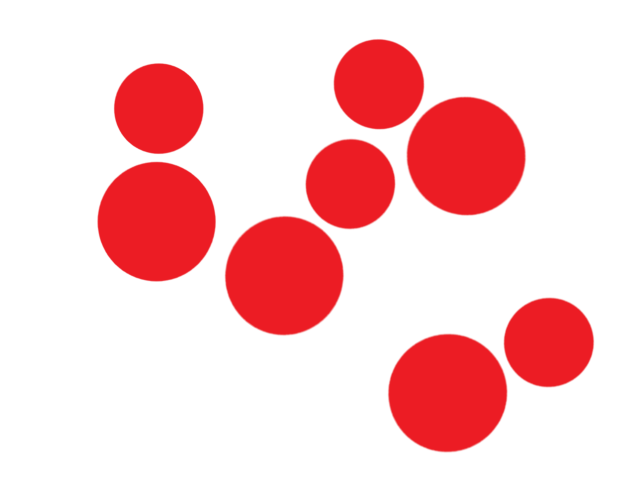
#> input picture Software/Python/Docs/CirclePicMultiple2.png, 640 x 480 px
$ python Contours.py
#> lines starting #> are read from the running program, lines starting #| are printed output that depends on the picture; after the words box and inside, x2 and y2 are one past the last pixel; in counts of white or black regions, pixels touching at a corner belong together
# -*- coding: utf-8 -*-
"""
Created on Wed Feb 26 11:19:41 2020

@author: Gille
"""

# -*- coding: utf-8 -*-
"""
Created on Fri Feb 21 14:22:11 2020

@author: Gille
"""

import numpy as np
import cv2 as cv
from matplotlib import pyplot as plt
import time

start = time.time()

img = cv.imread('../Docs/CirclePicMultiple2.png',0)
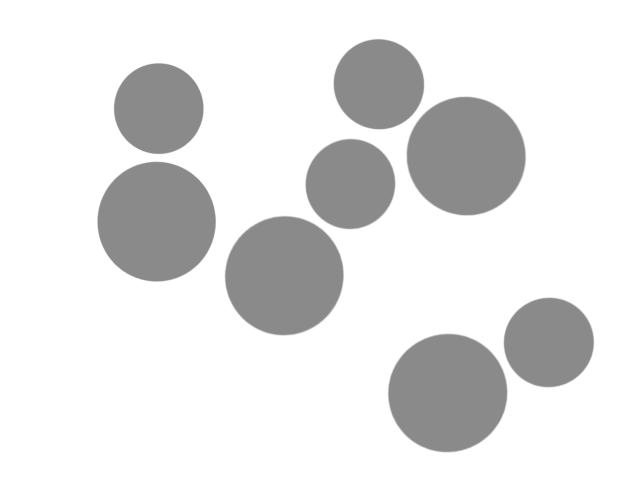
#> img: shape (480, 640); min 138, max 255, mean 228.5
#imgray = cv.cvtColor(img,cv.COLOR_BGR2GRAY)
imgray = cv.bilateralFilter(img,9,75,75)
imgray	=	cv.GaussianBlur(imgray,(5,5),0)
ret,thresh = cv.threshold(imgray,127,255,0)
#> thresh: shape (480, 640); every value is 255

_, thresh = cv.threshold(imgray,0,255,cv.THRESH_BINARY+cv.THRESH_OTSU)
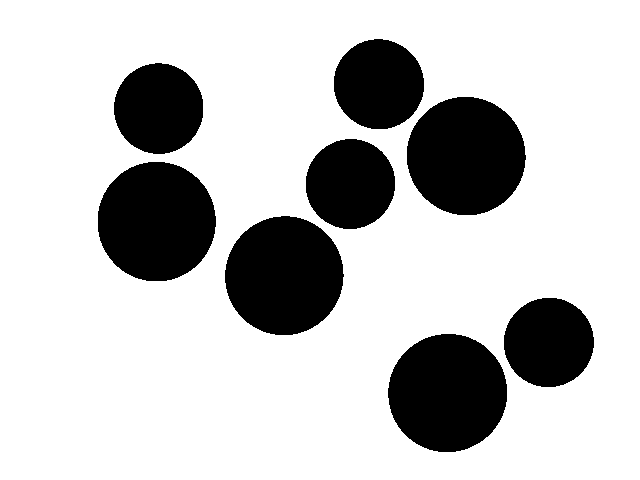
#> thresh: shape (480, 640); 77.3% white; 8 black regions, largest, box (x1, y1, x2, y2) and area: (98, 162, 216, 281) 11108, (225, 216, 344, 335) 11041, (388, 334, 507, 452) 11041
kernel = np.ones((10,10),np.uint8)
opening = cv.morphologyEx(thresh,cv.MORPH_CLOSE,kernel, iterations = 2)
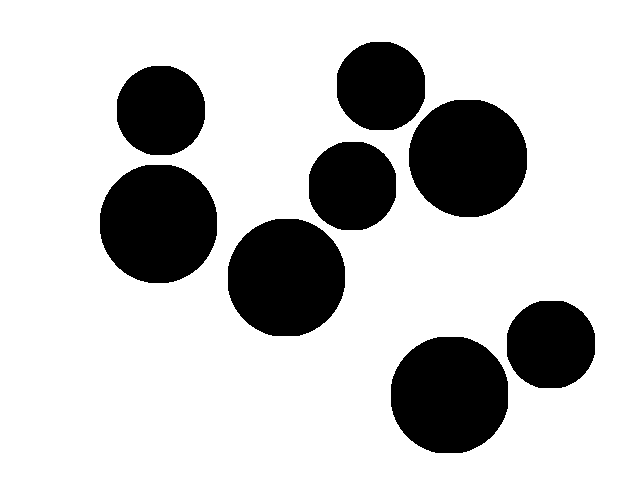
#> opening: shape (480, 640); 77.5% white; 8 black regions

h, w = imgray.shape[:2]
#> h = 480; w = 640
mask = np.zeros((h, w), np.uint8)

contours, hierarchy = cv.findContours(thresh, cv.RETR_TREE, cv.CHAIN_APPROX_SIMPLE)
#> contours = 9 contours; largest, box (x1, y1, x2, y2) and area: (0, 0, 640, 480) 306081, (97, 161, 217, 282) 11276, (387, 333, 508, 453) 11208, (224, 215, 345, 336) 11208, (406, 96, 527, 216) 11204
cnt = max(contours, key=cv.contourArea)
#> cnt = [[0, 0], [0, 479], [639, 479], [639, 0]]
extLeft = tuple(cnt[cnt[:, :, 0].argmin()][0])
#> extLeft = (0, 0)
extRight = tuple(cnt[cnt[:, :, 0].argmax()][0])
#> extRight = (639, 479)
radius = (extRight[0] - extLeft[0])/2
#> radius = 319.5
# Binary object edges
#print(extRight[0], extLeft[0])

print("Radius:",radius)
#| Radius: 319.5

#Calculate mass with formula Cx=M10/M00  and Cy=M01/M00
M = cv.moments(cnt)
#> M = moments, m00 306081, centre m10/m00, m01/m00 = (319.5, 239.5)
cx = int(M['m10']/M['m00'])
#> cx = 319
cy = int(M['m01']/M['m00'])
#> cy = 239
print("X Centerlocation:",cx," & Y Centerlocation:",cy)
#| X Centerlocation: 319  & Y Centerlocation: 239

plt.plot([cx], [cy], 'ro') # Your original list
plt.axis([0, w, 0, h])              # Modified axis
plt.show()
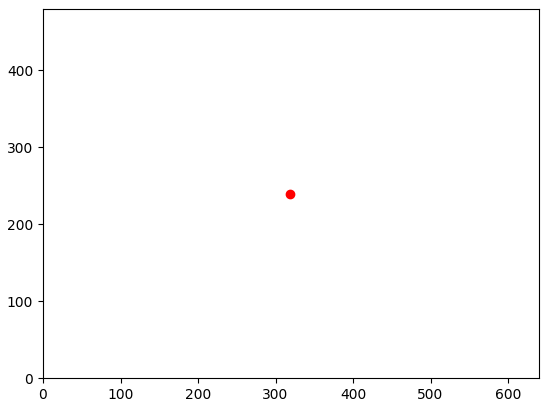
#> figure drawn by matplotlib, 1 panel

end = time.time()
print("Execution speed is :",(end - start)*1000, "ms")

$ run again, with Software/Python/Docs/CirclePic.png copied over Software/Python/Docs/CirclePicMultiple2.png
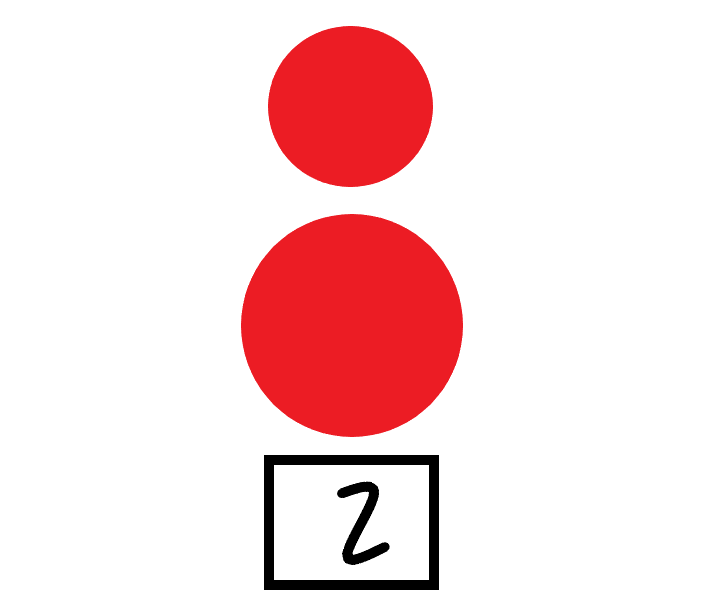
#> input picture Software/Python/Docs/CirclePic.png, 710 x 599 px
#> `ret,thresh = cv.threshold(imgray,127,255,0)`:
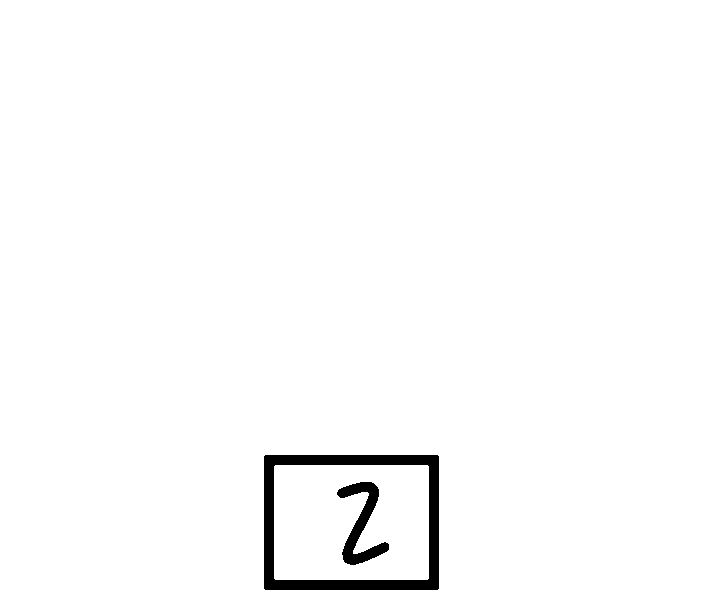
#> thresh: shape (599, 710); 98.3% white; 2 black regions, box (x1, y1, x2, y2) and area: (264, 455, 439, 590) 5800, (337, 482, 389, 565) 1547
#> opening: shape (599, 710); 86% white; 2 black regions
#> contours = 6 contours; box (x1, y1, x2, y2) and area: (0, 0, 710, 599) 423982, (240, 213, 464, 438) 39100, (262, 453, 441, 592) 24546, (267, 25, 434, 188) 21028, (275, 466, 428, 579) 17024, (335, 480, 391, 567) 1940
#> cnt = [[0, 0], [0, 598], [709, 598], [709, 0]]
#> extLeft = (0, 0)
#> extRight = (709, 598)
#> radius = 354.5
#| Radius: 354.5
#> M = moments, m00 423982, centre m10/m00, m01/m00 = (354.5, 299)
#> cx = 354
#> cy = 299
#| X Centerlocation: 354  & Y Centerlocation: 299
#> `plt.show()`:
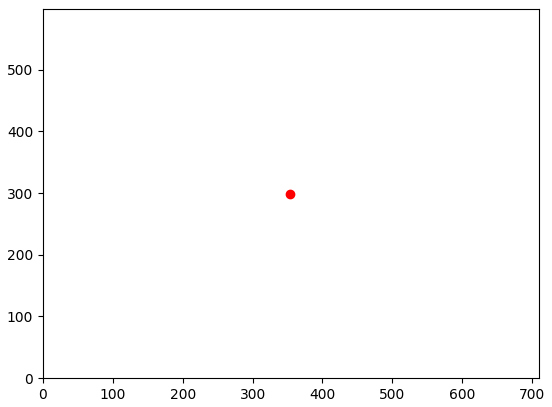
#> figure drawn by matplotlib, 1 panel

$ run again, with Software/Python/Docs/CirclePicMultiple.png copied over Software/Python/Docs/CirclePicMultiple2.png
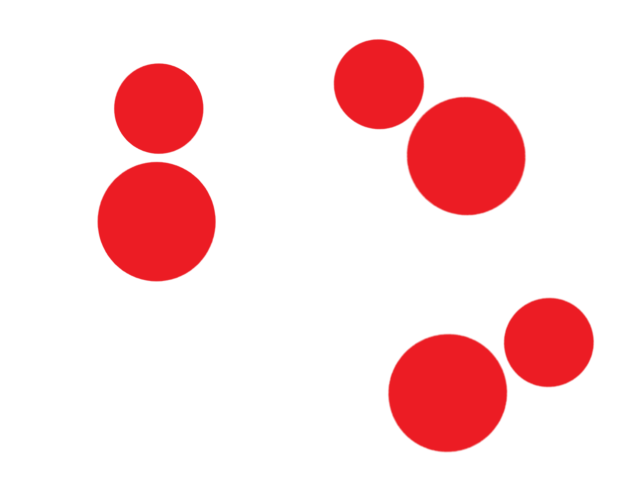
#> input picture Software/Python/Docs/CirclePicMultiple.png, 640 x 480 px
#> `_, thresh = cv.threshold(imgray,0,255,cv.THRESH_BINARY+cv.THRESH_OTSU)`:
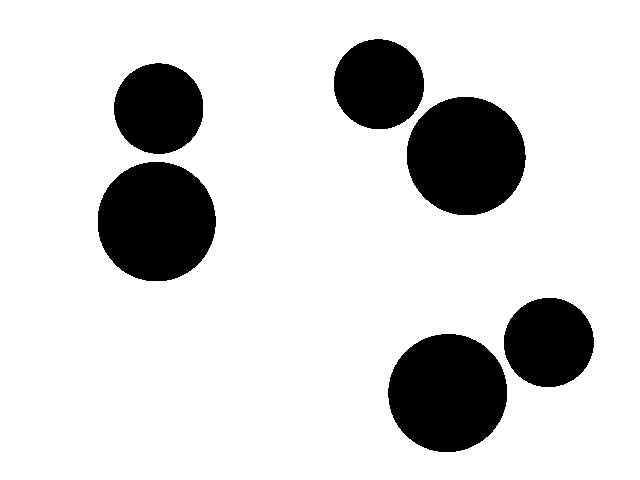
#> thresh: shape (480, 640); 83% white; 6 black regions, box (x1, y1, x2, y2) and area: (98, 162, 216, 281) 11108, (388, 334, 507, 452) 11041, (407, 97, 526, 215) 11036, (334, 39, 424, 129) 6375, (114, 63, 203, 154) 6363, (504, 298, 594, 387) 6312
#> `opening = cv.morphologyEx(thresh,cv.MORPH_CLOSE,kernel, iterations = 2)`:
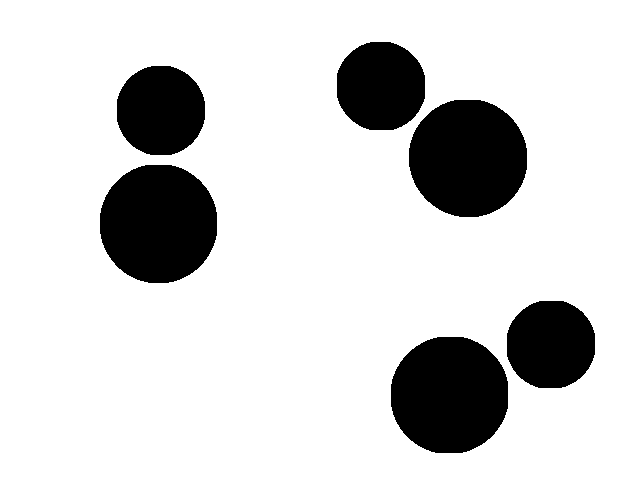
#> opening: shape (480, 640); 83.1% white; 6 black regions
#> contours = 7 contours; box (x1, y1, x2, y2) and area: (0, 0, 640, 480) 306081, (97, 161, 217, 282) 11276, (387, 333, 508, 453) 11208, (406, 96, 527, 216) 11204, (333, 38, 425, 130) 6502, (113, 62, 204, 155) 6490, (503, 297, 595, 388) 6439
#> cnt = [[0, 0], [0, 479], [639, 479], [639, 0]]
#> extLeft = (0, 0)
#> extRight = (639, 479)
#> radius = 319.5
#| Radius: 319.5
#> M = moments, m00 306081, centre m10/m00, m01/m00 = (319.5, 239.5)
#> cx = 319
#> cy = 239
#| X Centerlocation: 319  & Y Centerlocation: 239

$ run again, with Software/Python/Docs/UGV.png copied over Software/Python/Docs/CirclePicMultiple2.png
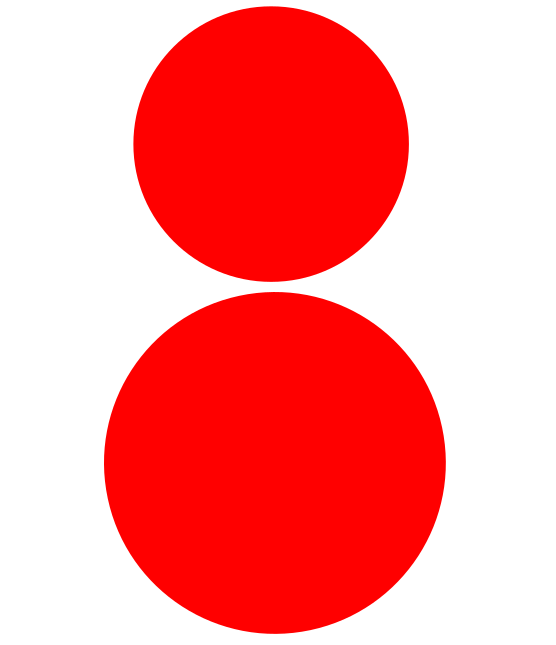
#> input picture Software/Python/Docs/UGV.png, 556 x 645 px
#> `ret,thresh = cv.threshold(imgray,127,255,0)`:
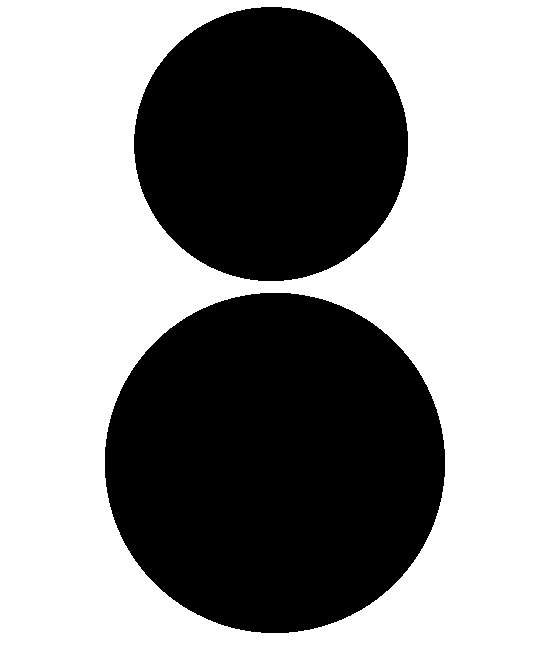
#> thresh: shape (645, 556); 58.2% white; 2 black regions, box (x1, y1, x2, y2) and area: (105, 293, 445, 633) 90992, (134, 7, 408, 281) 59026
#> opening: shape (645, 556); 57.8% white; 2 black regions
#> contours = 3 contours; box (x1, y1, x2, y2) and area: (0, 0, 556, 645) 357420, (103, 291, 447, 635) 92236, (132, 5, 410, 283) 60022
#> cnt = [[0, 0], [0, 644], [555, 644], [555, 0]]
#> extLeft = (0, 0)
#> extRight = (555, 644)
#> radius = 277.5
#| Radius: 277.5
#> M = moments, m00 357420, centre m10/m00, m01/m00 = (277.5, 322)
#> cx = 277
#> cy = 322
#| X Centerlocation: 277  & Y Centerlocation: 322
#> `plt.show()`:
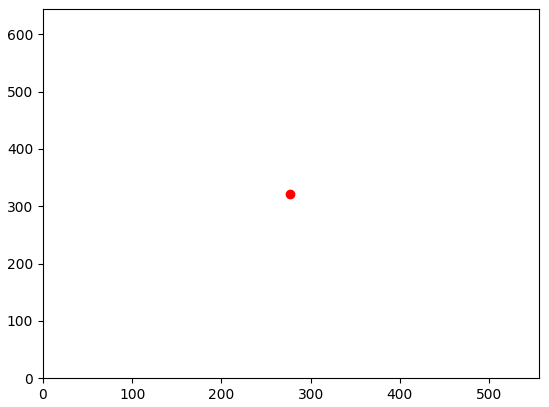
#> figure drawn by matplotlib, 1 panel
